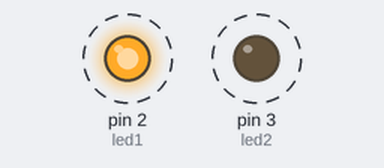
Bench run of a sketch on a simulated Arduino Uno, built with avr-gcc and run on an emulated ATmega328P. Parts: output pins drawn as LEDs (lit = HIGH). Dashed ring = blinking.

Above: at 0.3 s.
Timing chart, 0 to 3.0 s (numbered marks = the images above):
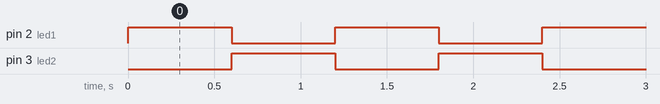

Measured:
- by itself, pin 2 (led1), pin 3 (led2): alternates HIGH for 0.60 s and LOW for 0.60 s

The sketch:

simpleTwoLED.ino
```cpp
int led1 = 2;
int led2 = 3;

void setup() {
  pinMode(led1,OUTPUT);
  pinMode(led2,OUTPUT);

}

void loop() {
  digitalWrite(led1,HIGH);
  digitalWrite(led2,LOW);
  delay(600);
  digitalWrite(led1,LOW);
  digitalWrite(led2,HIGH);
  delay(600);
}
```
